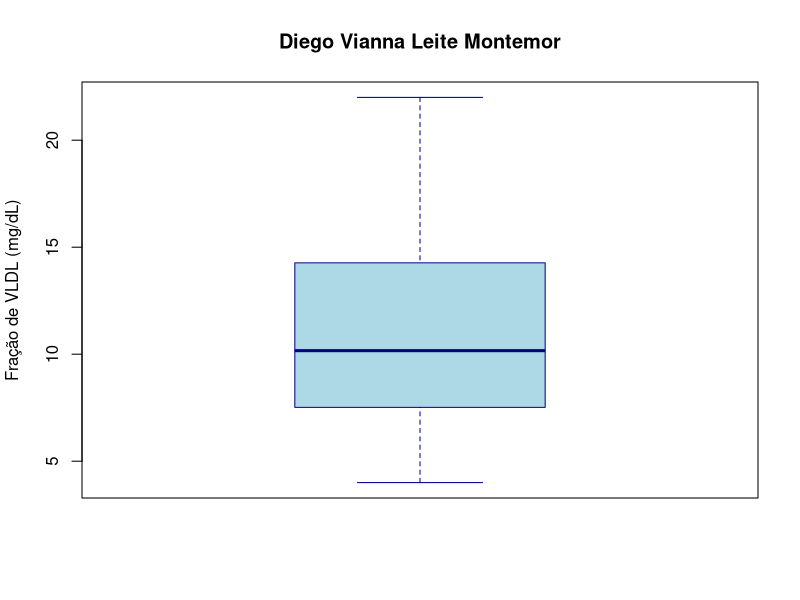

Write the R code that produced this figure.
# Entrada dos dados do problema
vldl <- c(5.25, 4.56, 6.66, 5.73, 4.00, 6.26, 
          9.57, 9.55, 9.80, 9.65, 9.54, 9.77, 
          7.59, 7.39, 8.46, 7.44, 6.86, 8.12, 
          13.85, 13.60, 15.99, 14.69, 13.23, 14.71, 
          11.06, 10.76, 12.79, 11.59, 10.53, 12.00, 
          17.26, 16.61, 22.00, 18.75, 16.22, 19.40)

# Definição do título
titulo_principal <- "Diego Vianna Leite Montemor"

# Criação do Boxplot
boxplot(vldl, 
        main = titulo_principal,
        ylab = "Fração de VLDL (mg/dL)",
        col = "lightblue",
        border = "darkblue",
        outline = TRUE) # Outline = TRUE permite visualizar os outliers
